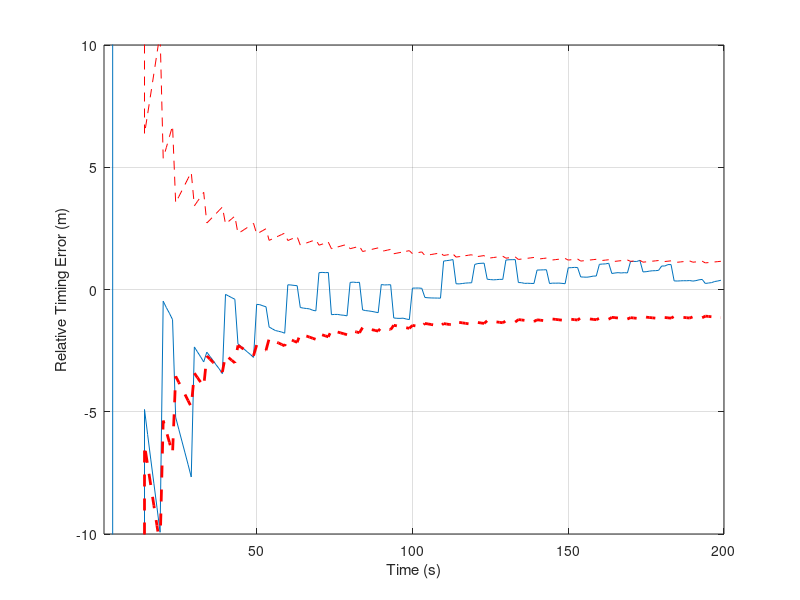

Reproduce this figure in MATLAB.
%This file is for Problem 9.8, Part (b)

clear all;
randn('seed',1);       % Set a fixed seed of randomization
dt = 1;                % Sampling interval of 1 second
STMone = [1 dt; 0 1];  % State transition submatrix
STM = [STMone zeros(2,4); zeros(2,2) STMone zeros(2,2); zeros(2,4) STMone]; % Assembling full state transition matrix
S = 2;                                       % Spectral amplitude for motion dynamics
Qrange = [S*dt^3/3 S*dt^2/2; S*dt^2/2 S*dt]; % Q matrix for motion dynamics
Sf_TCXO = 1.348E-4;          % Spectral amplitude for white noises in TCXO model
Sg_TCXO = 3.548E-6;
QclkTCXO = [Sf_TCXO*dt+Sg_TCXO*dt^3/3  Sg_TCXO*dt^2/2; Sg_TCXO*dt^2/2  Sg_TCXO*dt]; % Q matrix for TCXO model
Sf_Rb = 9E-6;                % Spectral amplitude for white noises in Rb model
Sg_Rb = 1.8E-12;
QclkRb = [Sf_Rb*dt+Sg_Rb*dt^3/3  Sg_Rb*dt^2/2; Sg_Rb*dt^2/2  Sg_Rb*dt]; % Q matrix for Rb model
Q = [Qrange zeros(2,4); zeros(2,2) QclkTCXO zeros(2,2); zeros(2,4) QclkRb]; % Assembling full Q matrix
H1=[1 0 1 0 -1 0];    % H matrix for aircraft-to-ground pseudorange measurement
H2=[1 0 -1 0 1 0];    % H matrix for ground-to-aircraft pseudorange measurement
R=2^2;                % R matrix for pseudorange measurement noise covariance
 
sqrtQ_TCXO=chol(QclkTCXO)';  % Scale factor for generating TCXO process noise
sqrtQ_Rb=chol(QclkRb)';      % Scale factor for generating Rb process noise
gnd_x=-10000;    % Ground station x-coordinate
gnd_y=0;         % Ground station y-coordinate
rw_x=0;      % Initial value of x-position random walk
rw_y=0;      % Initial value of y-position random walk
xprior=zeros(6,1); % Initial KF state estimate
xprior(2,1)=70;    % Setting an approximate initial range velocity state (State 2)
Pprior=1E6*eye(6); % Setting the initial error covariance P
clk_err_TCXO=[1E3*randn(1,1); 10*randn(1,1)]; % Initial TCXO states
clk_err_Rb=[1E3*randn(1,1); 0];               % Initial Rb states
for t=1:200
    nom_x=0;                  % Nominal position changes in x and y
    nom_y=-10000+100*t;
    rw_x=rw_x+1*randn(1,1);   % Random walk perturbation to nominal position in x and y
    rw_y=rw_y+1*randn(1,1);
    pos_x=nom_x+rw_x;         % True position of aircraft in x and y
    pos_y=nom_y+rw_y;
    range=norm([pos_x pos_y]-[gnd_x gnd_y]); % True range between ground and aircraft
    nom_range=norm([nom_x nom_y]-[gnd_x gnd_y]); % Nominal range between ground and nominal aircraft position
    clk_err_TCXO=STMone*clk_err_TCXO+sqrtQ_TCXO*randn(2,1);  % Generating TCXO random process sequence
    clk_err_Rb=STMone*clk_err_Rb+sqrtQ_Rb*randn(2,1);        % Generating Rb random process sequence
    
    if mod(t,10) == 1 % Time for aircraft-to-ground pseudorange measurement update
        meas=range+clk_err_TCXO(1,1)-clk_err_Rb(1,1)+2*randn(1,1); % Aircraft-to-ground pseudorange measurement
        PH=Pprior*H1';
        gain=PH/(H1*PH+R);                          % KF gain
        xupdate=xprior+gain*(meas-H1*xprior);       % KF state estimate update
        I_KH=eye(6)-gain*H1;
        Pupdate=I_KH*Pprior*I_KH'+gain*R*gain';     % KF error covariance update
    else
        if mod(t,10) == 5 % Time for ground-to-aircraft pseudorange measurement update
            meas=range-clk_err_TCXO(1,1)+clk_err_Rb(1,1)+2*randn(1,1); % Ground-to-aircraft pseudorange measurement
            PH=Pprior*H2';
            gain=PH/(H2*PH+R);                      % KF gain
            xupdate=xprior+gain*(meas-H2*xprior);   % KF state estimate update
            I_KH=eye(6)-gain*H2;
            Pupdate=I_KH*Pprior*I_KH'+gain*R*gain'; % KF error covariance update
        else
            xupdate=xprior;                         % Trivial no-measurement state update otherwise
            Pupdate=Pprior;                         % Trivial no-measurement covariance update otherwise
        end;
    end;
    store(t,1)=xupdate(1,1)-range;                                            % Saving range error 
    store(t,2)=xupdate(3,1)-xupdate(5,1)-(clk_err_TCXO(1,1)-clk_err_Rb(1,1)); % Saving relative timing error
    store(t,3)=Pupdate(1,1)^0.5;                                              % Saving range standard deviation 
    store(t,4)=(Pupdate(3,3)+Pupdate(5,5)-2*Pupdate(3,5))^0.5;                % Saving relative timing error standard dev.
    xprior=STM*xupdate;                     % State estimate projection to the next cycle
    Pprior=STM*Pupdate*STM'+Q;              % Error covariance projection to the next cycle
end;
 
index=0:199;
plot(index,store(:,2),'-',index,store(:,4),'r--',index,-store(:,4),'r--','LineWidth',2); % Generate plots of timing error and timing error standard dev.
xlabel('Time (s)');
ylabel('Relative Timing Error (m)');
axis([1 200 -10 10]);
grid;
